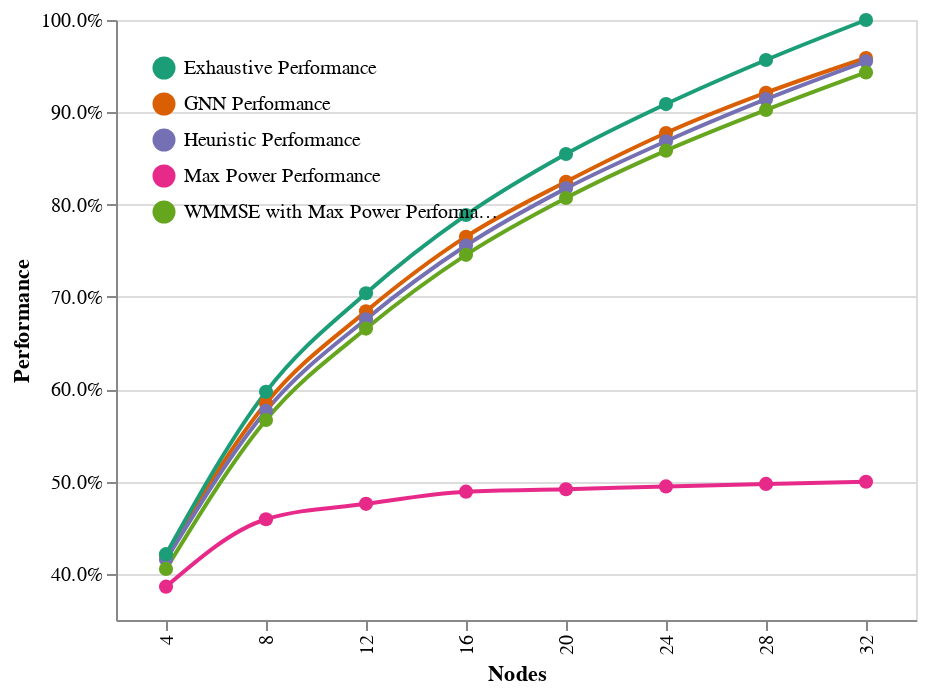

The notebook cell saved with this chart:
### Code cell
chart_perf

### Figure 1 — Vega-Lite specification as saved in the notebook (floating-point values rounded to 4 significant figures)
{"config": {"view": {"continuousWidth": 400, "continuousHeight": 300}, "point": {"size": 50}}, "data": {"name": "data-78e78a7986db7a8c940d06f4ccbeb0c6"}, "mark": {"type": "line", "interpolate": "monotone", "point": true}, "encoding": {"color": {"type": "nominal", "field": "category", "legend": {"orient": "top-left", "title": null}, "scale": {"scheme": "dark2"}}, "x": {"type": "ordinal", "field": "Nodes", "scale": {"zero": false}}, "y": {"type": "quantitative", "axis": {"format": ".1%"}, "field": "percent", "scale": {"zero": false}, "title": "Performance"}}, "transform": [{"joinaggregate": [{"op": "max", "field": "Performance", "as": "max"}]}, {"calculate": "datum.Performance / datum.max", "as": "percent"}], "width": 400, "$schema": "https://vega.github.io/schema/vega-lite/v4.8.1.json", "datasets": {"data-78e78a7986db7a8c940d06f4ccbeb0c6": [{"Nodes": 4.0, "category": "GNN Performance", "Performance": 1.791}, {"Nodes": 8.0, "category": "GNN Performance", "Performance": 2.495}, {"Nodes": 12.0, "category": "GNN Performance", "Performance": 2.921}, {"Nodes": 16.0, "category": "GNN Performance", "Performance": 3.266}, {"Nodes": 20.0, "category": "GNN Performance", "Performance": 3.52}, {"Nodes": 24.0, "category": "GNN Performance", "Performance": 3.745}, {"Nodes": 28.0, "category": "GNN Performance", "Performance": 3.931}, {"Nodes": 32.0, "category": "GNN Performance", "Performance": 4.092}, {"Nodes": 4.0, "category": "Heuristic Performance", "Performance": 1.772}, {"Nodes": 8.0, "category": "Heuristic Performance", "Performance": 2.461}, {"Nodes": 12.0, "category": "Heuristic Performance", "Performance": 2.884}, {"Nodes": 16.0, "category": "Heuristic Performance", "Performance": 3.225}, {"Nodes": 20.0, "category": "Heuristic Performance", "Performance": 3.489}, {"Nodes": 24.0, "category": "Heuristic Performance", "Performance": 3.707}, {"Nodes": 28.0, "category": "Heuristic Performance", "Performance": 3.902}, {"Nodes": 32.0, "category": "Heuristic Performance", "Performance": 4.077}, {"Nodes": 4.0, "category": "Exhaustive Performance", "Performance": 1.798}, {"Nodes": 8.0, "category": "Exhaustive Performance", "Performance": 2.548}, {"Nodes": 12.0, "category": "Exhaustive Performance", "Performance": 3.005}, {"Nodes": 16.0, "category": "Exhaustive Performance", "Performance": 3.366}, {"Nodes": 20.0, "category": "Exhaustive Performance", "Performance": 3.648}, {"Nodes": 24.0, "category": "Exhaustive Performance", "Performance": 3.879}, {"Nodes": 28.0, "category": "Exhaustive Performance", "Performance": 4.083}, {"Nodes": 32.0, "category": "Exhaustive Performance", "Performance": 4.268}, {"Nodes": 4.0, "category": "Max Power Performance", "Performance": 1.648}, {"Nodes": 8.0, "category": "Max Power Performance", "Performance": 1.96}, {"Nodes": 12.0, "category": "Max Power Performance", "Performance": 2.031}, {"Nodes": 16.0, "category": "Max Power Performance", "Performance": 2.087}, {"Nodes": 20.0, "category": "Max Power Performance", "Performance": 2.098}, {"Nodes": 24.0, "category": "Max Power Performance", "Performance": 2.111}, {"Nodes": 28.0, "category": "Max Power Performance", "Performance": 2.123}, {"Nodes": 32.0, "category": "Max Power Performance", "Performance": 2.133}, {"Nodes": 4.0, "category": "WMMSE with Max Power Performance", "Performance": 1.73}, {"Nodes": 8.0, "category": "WMMSE with Max Power Performance", "Performance": 2.419}, {"Nodes": 12.0, "category": "WMMSE with Max Power Performance", "Performance": 2.841}, {"Nodes": 16.0, "category": "WMMSE with Max Power Performance", "Performance": 3.182}, {"Nodes": 20.0, "category": "WMMSE with Max Power Performance", "Performance": 3.445}, {"Nodes": 24.0, "category": "WMMSE with Max Power Performance", "Performance": 3.664}, {"Nodes": 28.0, "category": "WMMSE with Max Power Performance", "Performance": 3.852}, {"Nodes": 32.0, "category": "WMMSE with Max Power Performance", "Performance": 4.025}]}}
